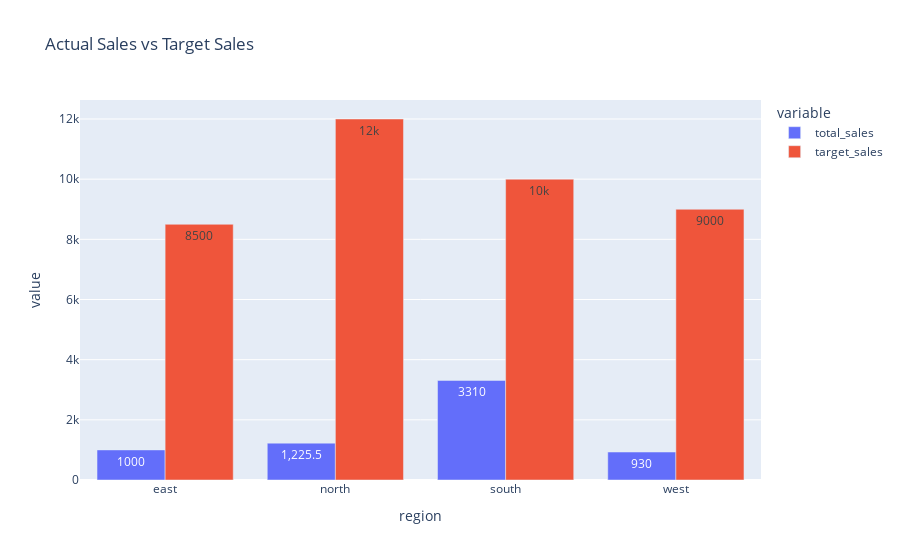

The notebook cell saved with this chart:
### Code cell
fig = px.bar(
    performance,
    x='region',
    y=['total_sales', 'target_sales'],
    barmode='group',
    title='Actual Sales vs Target Sales',
    text_auto=True
)

fig.show()

### Figure 1 — Plotly figure (JSON) as saved in the notebook; plotly's stock layout.template omitted (floating-point values rounded to 4 significant figures)
{"data": [{"alignmentgroup": "True", "hovertemplate": "variable=total_sales<br>region=%{x}<br>value=%{y}<extra></extra>", "legendgroup": "total_sales", "marker": {"color": "#636efa", "pattern": {"shape": ""}}, "name": "total_sales", "offsetgroup": "total_sales", "orientation": "v", "showlegend": true, "textposition": "auto", "texttemplate": "%{y}", "type": "bar", "x": ["east", "north", "south", "west"], "xaxis": "x", "y": [1000.0, 1226.0, 3310.0, 930.0], "yaxis": "y"}, {"alignmentgroup": "True", "hovertemplate": "variable=target_sales<br>region=%{x}<br>value=%{y}<extra></extra>", "legendgroup": "target_sales", "marker": {"color": "#EF553B", "pattern": {"shape": ""}}, "name": "target_sales", "offsetgroup": "target_sales", "orientation": "v", "showlegend": true, "textposition": "auto", "texttemplate": "%{y}", "type": "bar", "x": ["east", "north", "south", "west"], "xaxis": "x", "y": [8500.0, 12000.0, 10000.0, 9000.0], "yaxis": "y"}], "layout": {"barmode": "group", "legend": {"title": {"text": "variable"}, "tracegroupgap": 0}, "title": {"text": "Actual Sales vs Target Sales"}, "xaxis": {"anchor": "y", "domain": [0, 1], "title": {"text": "region"}}, "yaxis": {"anchor": "x", "domain": [0, 1], "title": {"text": "value"}}}}
